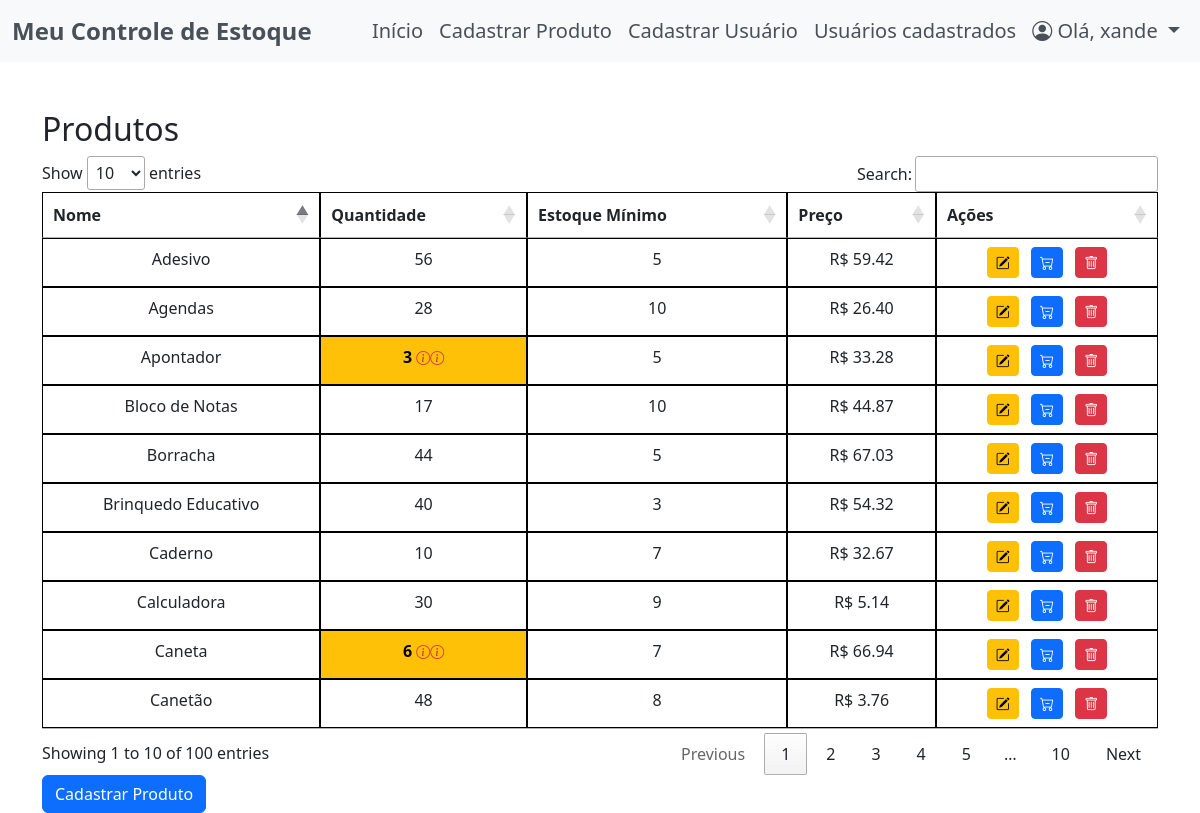
The page / (signed in) on the database as committed earlier.
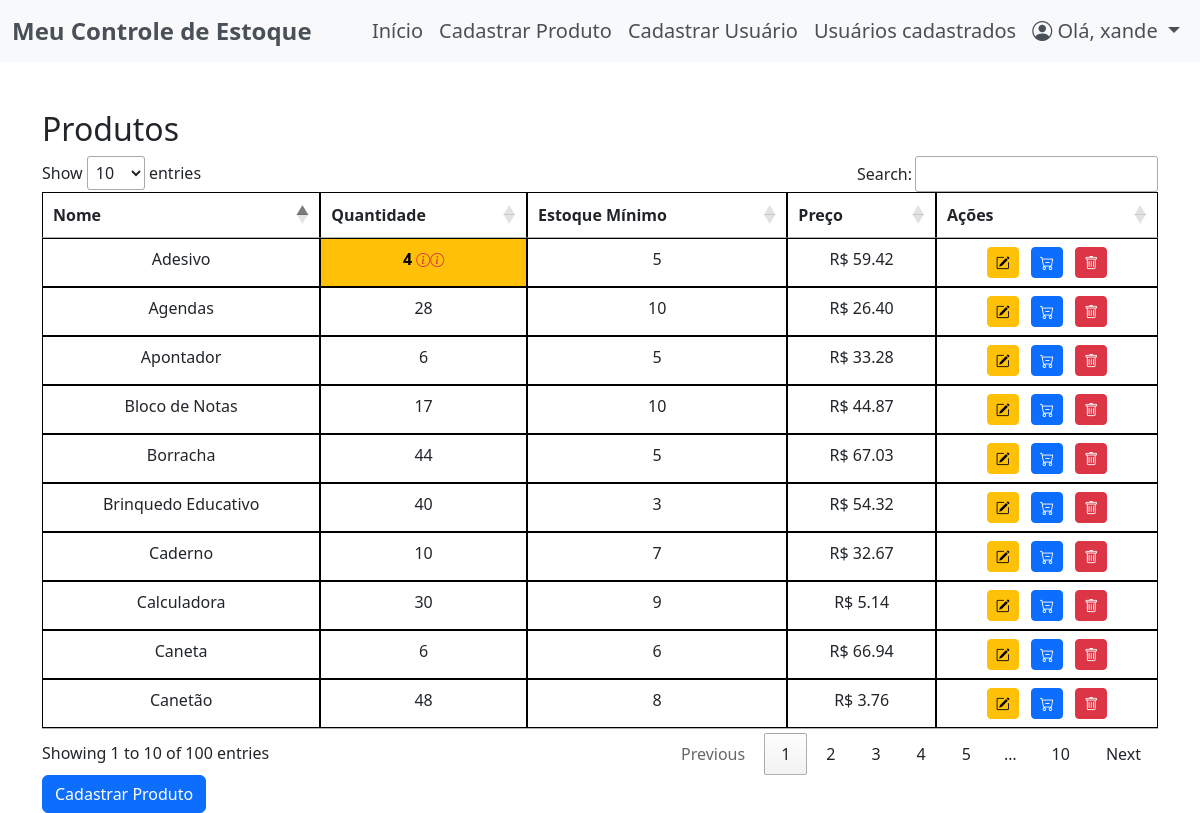
The same page on the database as committed later.
### app/models.py (models this page shows)
class Usuario(UserMixin, db.Model):
    id = db.Column(db.Integer, primary_key=True, autoincrement=True)
    username = db.Column(db.String(100), nullable=False, unique=True)
    password = db.Column(db.String(100), nullable=False)
    confirm_password = db.Column(db.String(100), nullable=False)
    email = db.Column(db.String(100), nullable=False, unique=True)
    nivel_funcao = db.Column(db.String(15), nullable=False, default='comum')

class Produto(db.Model):
    id = db.Column(db.Integer, primary_key=True)
    nome = db.Column(db.String(150), nullable=False)
    quantidade = db.Column(db.Integer, nullable=False)
    minimo_estoque = db.Column(db.Integer, nullable=False)
    preco_unitario = db.Column(db.Float, nullable=False)
    data_entrada = db.Column(db.DateTime, nullable=False, default=datetime.now)

### app/routes.py (the view)
@bp.route('/')
@login_required
def index():
    todos_produtos = Produto.query.order_by(Produto.id).all()
    return render_template('dashboard.html', todos_produtos=todos_produtos)

### app/__init__.py (called while the page is built)
@login_manager.user_loader
def load_user(user_id):
    from app.models import Usuario
    return Usuario.query.get(int(user_id))

### app/templates/dashboard.html (shortened to what this page needs)
{% extends 'base.html' %}
{% block content %}
<div class="container mt-5">
    <h2>Produtos</h2>
    <table id="produtoTabela" class="table table-bordered">
        <thead class="thead-dark">
            <tr>
                <th>Nome</th>
                <th>Quantidade</th>
                <th>Estoque Mínimo</th>
                <th>Preço</th>
                {% if current_user.nivel_funcao != 'comum' %}
                <th>Ações</th>
                {% endif %}
            </tr>
        </thead>
        <tbody>
            {% for produto in todos_produtos %}
            <tr class="text-center">
                <td>{{ produto.nome }}</td>
                {% if produto.quantidade < produto.minimo_estoque %} <td class="text-black bg-warning fw-bold"
                    title="Quantidade abaixo do mínimo">{{ produto.quantidade }}
                    <small>
                        <i class="bi bi-info-circle text-danger " data-bs-toggle="tooltip" data-bs-placement="top"
                            title="Quantidade abaixo do mínimo"></i><i class="bi bi-info-circle text-danger " data-bs-toggle="tooltip" data-bs-placement="top"
                            title="Quantidade abaixo do mínimo"></i>
                    </small>
                    </td>
                    {% else %}
                    <td>{{ produto.quantidade }}</td>
                    {% endif %}
                    <td>{{ produto.minimo_estoque }}</td>
                    <td>R$ {{ "%.2f"|format(produto.preco_unitario) }}</td>
                    {% if current_user.nivel_funcao != 'comum' %}
                    <td>
                        <a href="{{ url_for('routes.editar_produto', produto_id=produto.id) }}"
                            class="btn btn-sm btn-warning me-2">
                            <i class="bi bi-pencil-square"></i>
                        </a>
                        <a href="{{ url_for('routes.saida_produto', produto_id=produto.id) }}"
                            class="btn btn-sm btn-primary me-2">
                            <i class="bi bi-cart-dash"></i>
                        </a>
                        <form action="{{ url_for('routes.deletar_produto', produto_id=produto.id) }}" method="POST"
                            style="display:inline;">
                            <button type="submit" class="btn btn-sm btn-danger"
                                onclick="return confirm('Tem certeza que deseja excluir este produto?');">
                                <i class="bi bi-trash"></i>
                            </button>
                        </form>
                    </td>
                    {% endif %}
            </tr>
            {% endfor %}
        </tbody>
    </table>
    {% if current_user.nivel_funcao != 'comum' %}
    <a href="{{ url_for('routes.cadastrar_produto') }}" class="btn btn-primary">Cadastrar Produto</a>
    {% endif %}
</div>
{% endblock %}

### app/templates/base.html (shortened to what this page needs)
<!DOCTYPE html>
<html lang="en">
<head>
    <link rel="stylesheet" href="https://cdn.datatables.net/1.13.6/css/jquery.dataTables.min.css">
    <link href="https://cdn.jsdelivr.net/npm/bootstrap@5.3.0/dist/css/bootstrap.min.css" rel="stylesheet">
    <link href="https://cdn.jsdelivr.net/npm/bootstrap-icons/font/bootstrap-icons.css" rel="stylesheet">
    <link rel="stylesheet" href="{{ url_for('static', filename='css/style.css') }}">
</head>
<body>
    {% block nav %}
    <nav class="navbar navbar-expand-lg" style="background-color: #f8f9fa;">
        <div class="container-fluid">
            <a class="navbar-brand fw-bold fs-4" href="#" style="color: #495057;">Meu Controle de Estoque</a>
            <div class="collapse navbar-collapse" id="navbarNav">
                <ul class="navbar-nav ms-auto">
                    <li class="nav-item">
                        <a class="nav-link fs-5" href="{{ url_for('routes.index') }}" style="color: #495057;">Início</a>
                    </li>
                    {% if current_user.nivel_funcao != 'comum' %}
                    <li class="nav-item">
                        <a class="nav-link fs-5" href="{{ url_for('routes.cadastrar_produto') }}" style="color: #495057;">Cadastrar Produto</a>
                    </li>
                    <li class="nav-item">
                        <a class="nav-link fs-5" href="{{ url_for('routes.registrar_usuario_comum') }}" style="color: #495057;">Cadastrar Usuário</a>
                    </li>
                    <li class="nav-item">
                        <a class="nav-link fs-5" href="{{ url_for('routes.listar_usuarios') }}" style="color: #495057;">Usuários cadastrados</a>
                    </li>
                    {% endif %}
                    <li class="nav-item dropdown">
                        <a class="nav-link dropdown-toggle fs-5" href="#" id="perfilDropdown" role="button" data-bs-toggle="dropdown" aria-expanded="false" style="color: #495057;">
                            <i class="bi bi-person-circle"></i> Olá, {{ current_user.username }}
                        </a>
                    </li>
                </ul>
            </div>
        </div>
    </nav>
    {% endblock %}
    {% block content %}
    {% endblock %}
</body>
</html>

### app/static/css/style.css (style rules this page uses)
.table-bordered>:not(caption)>*>* { border-width: 1px; border: 1px solid #000000; }

Rows that differ between the two databases and show on the page:
changed Produto "Caneta": minimo_estoque "7" → "6"
changed Produto "Adesivo": quantidade "56" → "4"
changed Produto "Apontador": quantidade "3" → "6"
